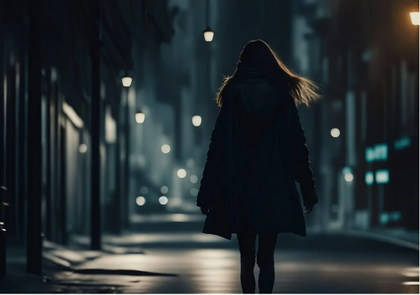
%> input picture Quiz 1/DarkImage.bmp, 420 x 295 px, shrunk from 612 x 430 before the run
$ octave quiz1.m   (GNU Octave 9; MATLAB toolbox functions it lacks are replaced by stand-ins)
%> lines starting %> are read from the running program, lines starting %| are printed output that depends on the picture; in (x1, y1, x2, y2) boxes, pixels count from 0 and x2, y2 are one past the last pixel; in counts of white or black regions, pixels touching at a corner belong together; the program's own positions count from 1
clc
clear
close all

%Part 1
rgbImage = imread('DarkImage.bmp');
%> rgbImage is the input picture: size 295x420x3 uint8; mean R, G, B 38.8, 47, 49.8
yccImage = rgb2ycbcr(rgbImage);
%> yccImage: size 295x420x3 uint8; mean of channels 1, 2, 3 54.5, 130.4, 124.2
Y_ORG = yccImage(:,:,1);
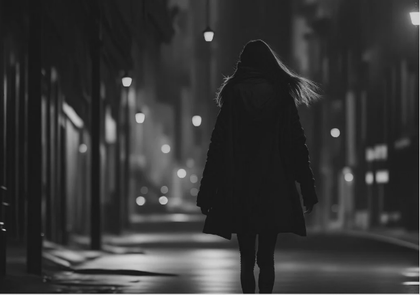
%> Y_ORG: size 295x420 uint8; min 16, max 230, mean 54.5
sizeY = size(rgbImage,1);
%> sizeY = 295
sizeX = size(rgbImage,2);
%> sizeX = 420

%Part 2
figure;
imhist(Y_ORG); title('Original Histogram');

%Part 3
Y_EQ = histeq(Y_ORG);
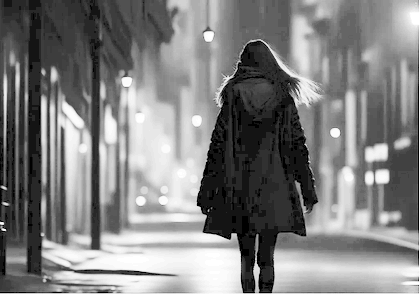
%> Y_EQ: size 295x420 uint8; min 0, max 255, mean 128.4
figure;
imhist(Y_EQ); title('Equalized Histogram');
%> after `title('Equalized Histogram')`:
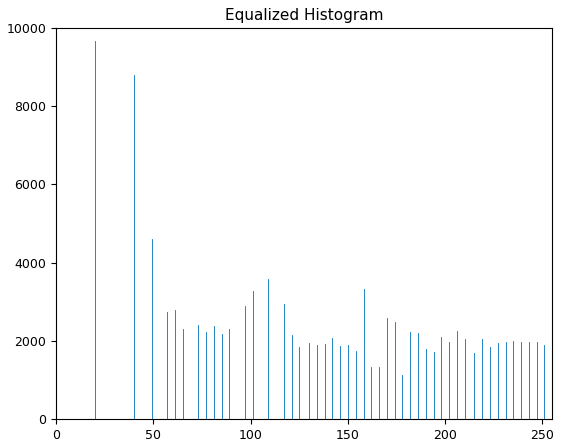
%> figure redrawn from the program's plot data; highest point at x = 20, y = 9677

%Part 4
figure;
imshowpair(Y_ORG,Y_EQ,'montage'); title('Comparing Y_ORG to Y_EQ');

figure;
restoredImage(:,:,1) = Y_EQ;
restoredImage(:,:,2) = yccImage(:,:,2);
restoredImage(:,:,3) = yccImage(:,:,3);
%> restoredImage: size 295x420x3 uint8; mean of channels 1, 2, 3 128.4, 130.4, 124.2
imshowpair(rgbImage,restoredImage,'montage'); title('Comparing rgbImage to Restored Ycc');
%> after `imshowpair(rgbImage,restoredImage,'montage')`:
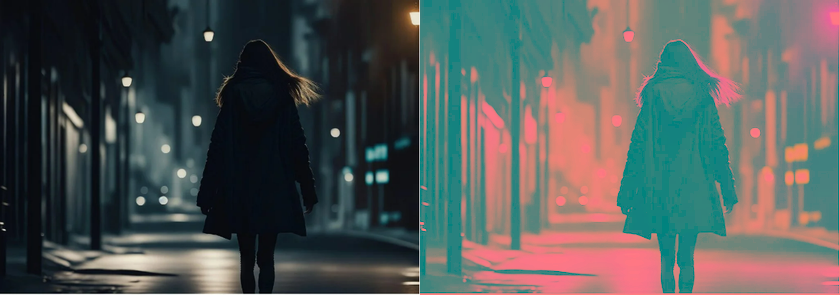
%> displayed picture: size 295x840x3, on the screen's scale of 0 to 255; mean R, G, B 83.9, 89, 87.3

%Part 5
Y_BIN_ORG = zeros(sizeY,sizeX);
Y_BIN_EQ = zeros(sizeY,sizeX);

for i = 1:1:sizeY
    for j = 1:1:sizeX
        if Y_ORG(i,j) > 128
            Y_BIN_ORG(i,j) = 1;
        elseif Y_ORG(i,j) < 128
            Y_BIN_ORG(i,j) = 0;
        end
    end
end
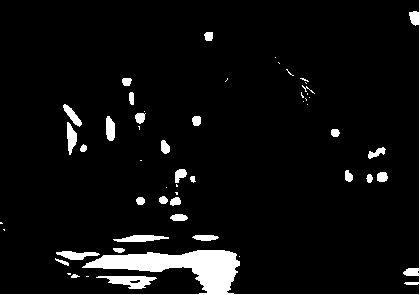
%> Y_BIN_ORG: size 295x420 double; values 0 (black) and 1 (white), 5.9% white; 53 white regions (23 under 20 px), largest, box (x1, y1, x2, y2) and area: (0, 0, 420, 295) 4178, (96, 276, 157, 289) 434, (113, 235, 169, 242) 261

for i = 1:1:sizeY
    for j = 1:1:sizeX
        if Y_EQ(i,j) > 128
            Y_BIN_EQ(i,j) = 1;
        elseif Y_EQ(i,j) < 128
            Y_BIN_EQ(i,j) = 0;
        end
    end
end
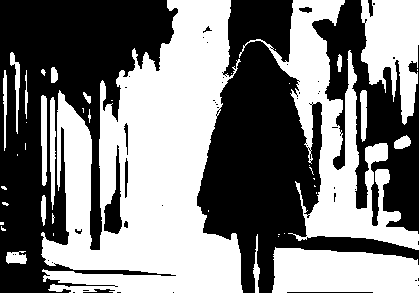
%> Y_BIN_EQ: size 295x420 double; values 0 (black) and 1 (white), 50.2% white; 49 black regions (36 under 20 px), largest, box (x1, y1, x2, y2) and area: (0, 0, 178, 293) 26372, (197, 0, 419, 293) 23844, (312, 0, 419, 234) 10187

%Part 6
binEQRestored(:,:,1)  = Y_BIN_EQ;
binEQRestored(:,:,2) = yccImage(:,:,2);
binEQRestored(:,:,3) = yccImage(:,:,3);
%> binEQRestored: size 295x420x3 double; mean of channels 1, 2, 3 0.5, 130.4, 124.2
figure;
imshowpair(rgbImage,binEQRestored,'montage'); title('Original vs Binary EQ Restored')
%> after `imshowpair(rgbImage,binEQRestored,'montage')`:
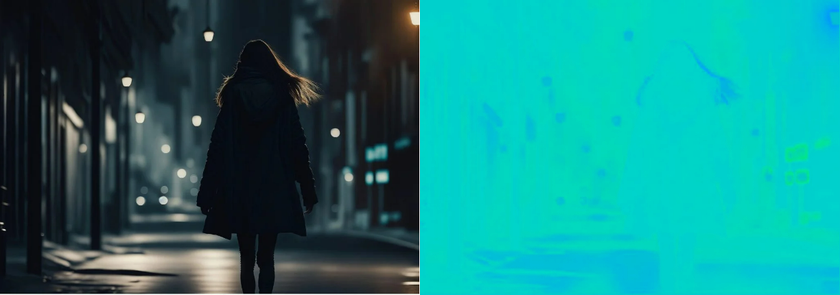
%> displayed picture: size 295x840x3, on the screen's scale of 0 to 255; mean R, G, B 20.2, 128.4, 124.8

binRestored(:,:,1)  = Y_BIN_ORG;
binRestored(:,:,2) = yccImage(:,:,2);
binRestored(:,:,3) = yccImage(:,:,3);
%> binRestored: size 295x420x3 double; mean of channels 1, 2, 3 0.1, 130.4, 124.2
figure;
imshowpair(rgbImage,binRestored,'montage'); title('Original vs Binary Restored')
